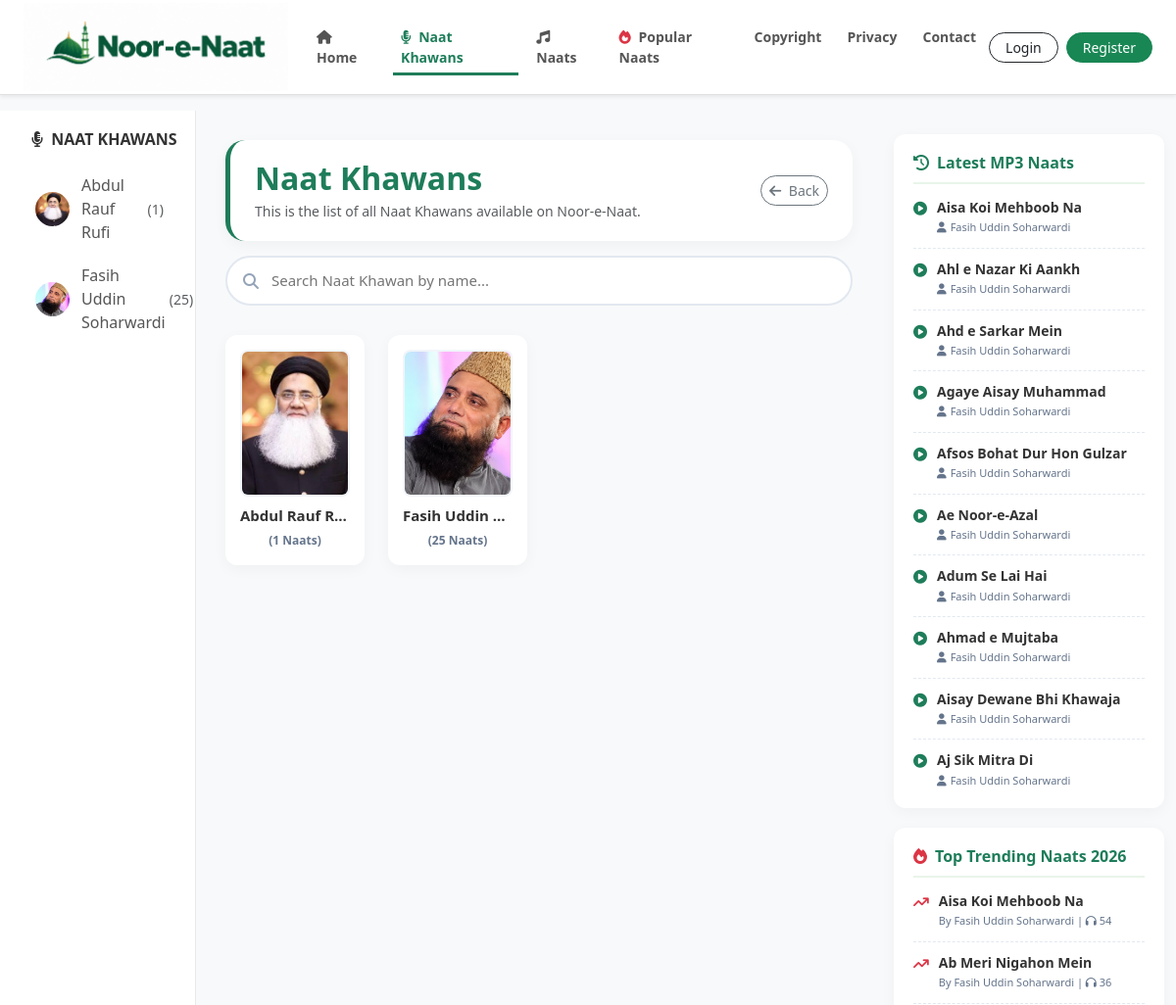
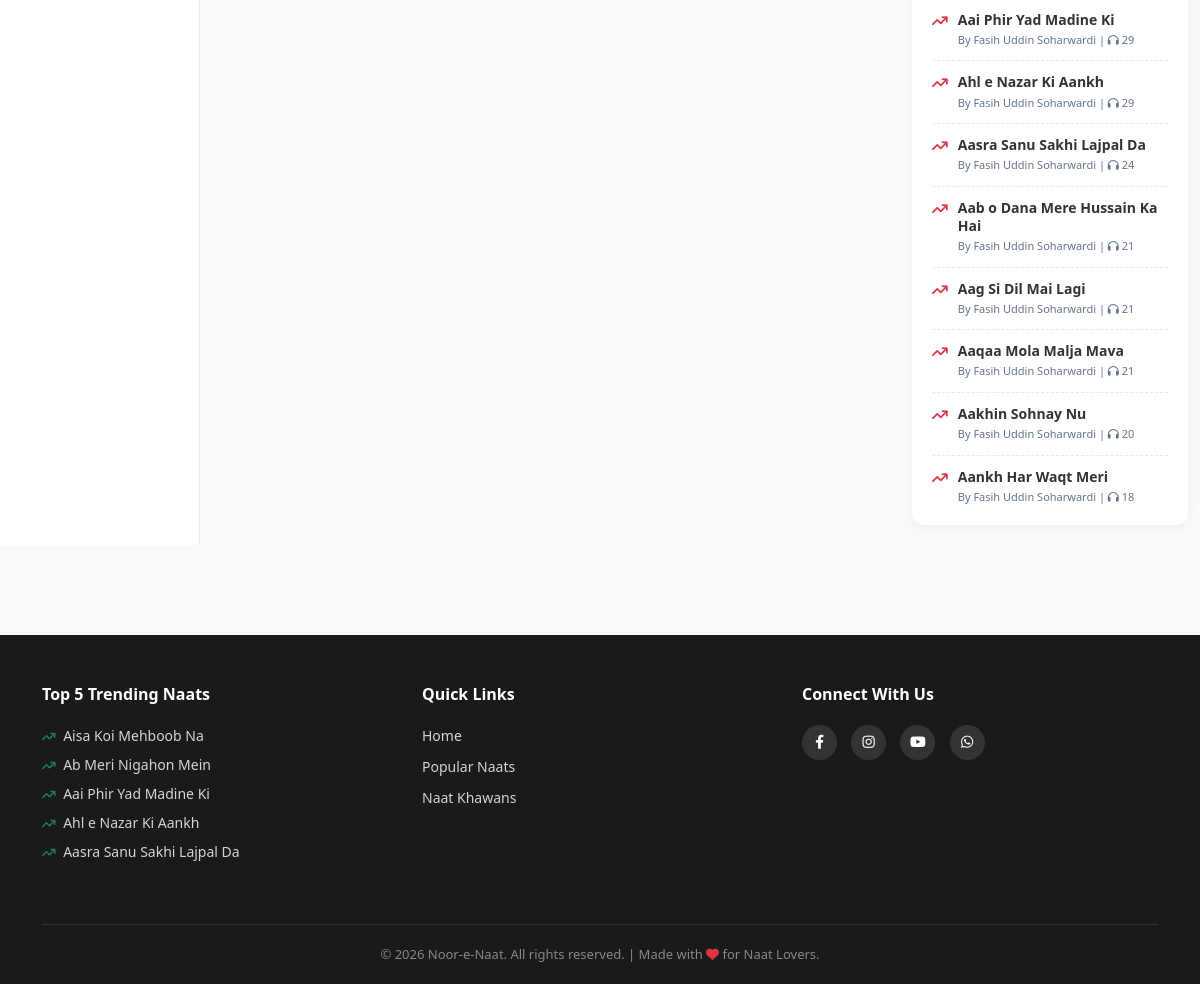
Page /naat-khawans/ on the committed database (2 pictures, top to bottom).
### naat_app/models.py (models this page shows, shortened)
class NaatKhawan(models.Model):
    name = models.CharField(max_length=200)
    image = models.ImageField(upload_to='naat_khawan/', blank=True, null=True)

class Naat(models.Model):
    title = models.CharField(max_length=200)
    naat_khawan = models.ForeignKey(NaatKhawan, on_delete=models.CASCADE, related_name='naats')
    audio_file = models.FileField(upload_to='naats/')
    uploaded_at = models.DateTimeField(auto_now_add=True)
    is_live = models.BooleanField(default=True)
    is_popular = models.BooleanField(default=False)
    views = models.IntegerField(default=0, help_text="Kitni dafa suni gayi")

### naat_app/views.py (the view)
# urls.py: path('naat-khawans/', views.all_naat_khawans, name='all_naat_khawans'),
def all_naat_khawans(request):
    khawans = NaatKhawan.objects.annotate(
        naat_count=Count('naats', filter=Q(naats__is_live=True))
    ).order_by('id')
    latest_naats = Naat.objects.filter(is_live=True).order_by('-uploaded_at')[:10]
    trending_naats = Naat.objects.filter(is_live=True).order_by('-views')[:10]
    context = {'khawans': khawans, 'latest_naats': latest_naats, 'trending_naats': trending_naats}
    return render(request, 'all_khawans.html', context)

### naat_app/templates/all_khawans.html (shortened to what this page needs)
{% extends 'base.html' %}
{% block content %}
<div class="container-fluid mt-3">
    <div class="row">
        <div class="col-md-3 col-lg-2 sidebar d-none d-md-block">
            <h5><i class="fa-solid fa-microphone-lines me-1"></i> Naat Khawans</h5>
            {% for khawan in khawans %}
                <a href="{% url 'khawan_profile' khawan.id %}" class="khawan-link">
                    {% if khawan.image %}<img src="{{ khawan.image.url }}" class="artist-img-sidebar" alt="{{ khawan.name }}">{% else %}<div class="artist-placeholder-sidebar"><i class="fa-solid fa-user"></i></div>{% endif %}
                    {{ khawan.name }} <span class="ms-1 text-muted small">({{ khawan.naat_count }})</span>
                </a>
            {% endfor %}
        </div>
        <div class="col-12 col-md-6 col-lg-7 main-content">
            <div class="sticky-wrapper">
                <div class="page-header d-flex justify-content-between align-items-center">
                    <div>
                        <h2 class="fw-bold mb-1" style="color: #1e7d5a;">Naat Khawans</h2>
                        <p class="text-muted mb-0" style="font-size: 14px;">This is the list of all Naat Khawans available on Noor-e-Naat.</p>
                    </div>
                    <a href="/" class="btn btn-outline-secondary btn-sm rounded-pill"><i class="fa-solid fa-arrow-left me-1"></i> Back</a>
                </div>
                <div class="search-container">
                    <i class="fa-solid fa-magnifying-glass"></i>
                    <input type="text" id="searchInput" placeholder="Search Naat Khawan by name..." autocomplete="off">
                </div>
            </div>
            <div class="row" id="khawansGrid">
                {% for khawan in khawans %}
                <div class="col-6 col-md-4 col-lg-3 mb-4 khawan-item">
                    <a href="{% url 'khawan_profile' khawan.id %}" class="khawan-card">
                        {% if khawan.image %}
                            <img src="{{ khawan.image.url }}" class="khawan-card-img" alt="{{ khawan.name }}">
                        {% else %}
                            <div class="khawan-card-placeholder"><i class="fa-solid fa-user"></i></div>
                        {% endif %}
                        <h5 class="text-truncate">{{ khawan.name }}</h5>
                        <small>({{ khawan.naat_count }} Naats)</small>
                    </a>
                </div>
                {% endfor %}
            </div>
        </div>
        <div class="col-md-3 col-lg-3 d-none d-md-block mt-4">
            <div class="right-widget">
                <h5><i class="fa-solid fa-clock-rotate-left me-2"></i>Latest MP3 Naats</h5>
                {% for l_naat in latest_naats %}
                <div class="widget-item">
                    <i class="fa-solid fa-circle-play widget-icon"></i>
                    <div class="widget-text">
                        <a href="{% url 'naat_detail' l_naat.id %}">{{ l_naat.title }}</a>
                        <small><i class="fa-solid fa-user me-1"></i>{{ l_naat.naat_khawan.name }}</small>
                    </div>
                </div>
                {% endfor %}
            </div>
            <div class="right-widget">
                <h5><i class="fa-solid fa-fire text-danger me-2"></i>Top Trending Naats 2026</h5>
                {% for t_naat in trending_naats %}
                <div class="widget-item">
                    <i class="fa-solid fa-arrow-trend-up text-danger widget-icon"></i>
                    <div class="widget-text">
                        <a href="{% url 'naat_detail' t_naat.id %}">{{ t_naat.title }}</a>
                        <small>By {{ t_naat.naat_khawan.name }} | <i class="fa-solid fa-headphones"></i> {{ t_naat.views }}</small>
                    </div>
                </div>
                {% endfor %}
            </div>
        </div>
    </div>
</div>
{% endblock %}

### naat_app/templates/base.html (shortened to what this page needs)
{% load static %}
<!DOCTYPE html>
<html lang="en">
<head>
    <link href="https://cdn.jsdelivr.net/npm/bootstrap@5.3.0/dist/css/bootstrap.min.css" rel="stylesheet">
    <link rel="stylesheet" href="https://cdnjs.cloudflare.com/ajax/libs/font-awesome/6.4.0/css/all.min.css">
</head>
<body>
    <nav class="navbar navbar-expand-lg sticky-top shadow-sm">
        <div class="container-fluid px-4">
            <a class="navbar-brand d-flex align-items-center" href="/">
                <img src="{% static 'images/logo.png' %}" alt="Noor-e-Naat Logo">
            </a>
            <div class="collapse navbar-collapse" id="navbarNav">
                <ul class="navbar-nav mx-auto">
                    <li class="nav-item">
                        <a class="nav-link {% if request.resolver_match.url_name == 'home' %}active{% endif %}" href="{% url 'home' %}"><i class="fa-solid fa-house me-1"></i> Home</a>
                    </li>
                    <li class="nav-item">
                        <a class="nav-link {% if request.resolver_match.url_name == 'all_naat_khawans' or request.resolver_match.url_name == 'khawan_profile' %}active{% endif %}" href="{% url 'all_naat_khawans' %}"><i class="fa-solid fa-microphone-lines me-1"></i> Naat Khawans</a>
                    </li>
                    <li class="nav-item">
                        <a class="nav-link {% if request.resolver_match.url_name == 'all_naats' %}active{% endif %}" href="{% url 'all_naats' %}"><i class="fa-solid fa-music me-1"></i> Naats</a>
                    </li>
                    <li class="nav-item">
                        <a class="nav-link {% if request.resolver_match.url_name == 'popular_naats' %}active{% endif %}" href="{% url 'popular_naats' %}"><i class="fa-solid fa-fire text-danger me-1"></i> Popular Naats</a>
                    </li>
                    <li class="nav-item"><a class="nav-link {% if request.resolver_match.url_name == 'copyright_page' %}active{% endif %}" href="{% url 'copyright_page' %}">Copyright</a></li>
                    <li class="nav-item"><a class="nav-link {% if request.resolver_match.url_name == 'privacy_page' %}active{% endif %}" href="{% url 'privacy_page' %}">Privacy</a></li>
                    <li class="nav-item"><a class="nav-link {% if request.resolver_match.url_name == 'contact_page' %}active{% endif %}" href="{% url 'contact_page' %}">Contact</a></li>
                </ul>
                <div class="d-flex align-items-center gap-2 mt-3 mt-lg-0">
                    {% if user.is_authenticated %}
                        <div class="dropdown">
                            <button class="btn btn-outline-success btn-sm rounded-pill px-3 dropdown-toggle w-100" type="button" data-bs-toggle="dropdown">
                                <i class="fa-solid fa-user-circle me-1"></i> {{ user.username }}
                            </button>
                            <ul class="dropdown-menu dropdown-menu-end shadow border-0">
                                <li><a class="dropdown-item" href="{% url 'change_password' %}"><i class="fa-solid fa-key me-2 text-muted"></i>Change Password</a></li>
                                <li><hr class="dropdown-divider"></li>
                                <li><a class="dropdown-item text-danger" href="{% url 'logout' %}"><i class="fa-solid fa-right-from-bracket me-2"></i>Logout</a></li>
                            </ul>
                        </div>
                    {% else %}
                        <a href="{% url 'login' %}" class="btn btn-outline-dark btn-sm rounded-pill px-3 w-100">Login</a>
                        <a href="{% url 'register' %}" class="btn btn-success btn-sm rounded-pill px-3 w-100">Register</a>
                    {% endif %}
                </div>
            </div>
        </div>
    </nav>
    <div class="content-wrapper">
        {% block content %}{% endblock %}
    </div>
    <footer class="footer">
        <div class="container">
            <div class="row">
                <div class="col-md-4 mb-4 text-center text-md-start">
                    <h5>Top 5 Trending Naats</h5>
                    {% for t_naat in trending_naats|slice:":5" %}
                        <a href="{% url 'naat_detail' t_naat.id %}?autoplay=1" class="text-truncate d-block" style="max-width: 250px; margin-bottom: 8px; color: #d1d5db;">
                            <i class="fa-solid fa-arrow-trend-up me-1" style="font-size: 12px; color: #1e7d5a;"></i>
                            {{ t_naat.title }}
                        </a>
                    {% empty %}
                        <p class="small text-muted">No trending naats available.</p>
                    {% endfor %}
                </div>
                <div class="col-md-4 mb-4 text-center text-md-start">
                    <h5>Quick Links</h5>
                    <a href="{% url 'home' %}">Home</a>
                    <a href="{% url 'popular_naats' %}">Popular Naats</a>
                    <a href="{% url 'all_naat_khawans' %}">Naat Khawans</a>
                </div>
                <div class="col-md-4 mb-4 text-center text-md-start">
                    <h5>Connect With Us</h5>
                    <div class="social-icons mt-2">
                        <a href="#"><i class="fa-brands fa-facebook-f"></i></a>
                        <a href="#"><i class="fa-brands fa-instagram"></i></a>
                        <a href="#"><i class="fa-brands fa-youtube"></i></a>
                        <a href="#"><i class="fa-brands fa-whatsapp"></i></a>
                    </div>
                </div>
            </div>
            <div class="footer-bottom">
                &copy; 2026 Noor-e-Naat. All rights reserved. | Made with <i class="fa-solid fa-heart text-danger"></i> for Naat Lovers.
            </div>
        </div>
    </footer>
</body>
</html>

### rows in the picture
NaatKhawan: image (picture), name "Abdul Rauf Rufi", naat_count "1", name "Abdul Rauf R…"
NaatKhawan: image (picture), name "Fasih Uddin Soharwardi", naat_count "25", name "Fasih Uddin…"
Naat: title "Aisa Koi Mehboob Na", naat_khawan.name "Fasih Uddin Soharwardi", views "54"
Naat: title "Ahl e Nazar Ki Aankh", naat_khawan.name "Fasih Uddin Soharwardi", views "29"
Naat: title "Ahd e Sarkar Mein", naat_khawan.name "Fasih Uddin Soharwardi"
Naat: title "Agaye Aisay Muhammad", naat_khawan.name "Fasih Uddin Soharwardi"
Naat: title "Afsos Bohat Dur Hon Gulzar", naat_khawan.name "Fasih Uddin Soharwardi"
Naat: title "Ae Noor-e-Azal", naat_khawan.name "Fasih Uddin Soharwardi"
Naat: title "Adum Se Lai Hai", naat_khawan.name "Fasih Uddin Soharwardi"
Naat: title "Ahmad e Mujtaba", naat_khawan.name "Fasih Uddin Soharwardi"
Naat: title "Aisay Dewane Bhi Khawaja", naat_khawan.name "Fasih Uddin Soharwardi"
Naat: title "Aj Sik Mitra Di", naat_khawan.name "Fasih Uddin Soharwardi"
Naat: title "Ab Meri Nigahon Mein", naat_khawan.name "Fasih Uddin Soharwardi", views "36"
Naat: title "Aai Phir Yad Madine Ki", naat_khawan.name "Fasih Uddin Soharwardi", views "29"
Naat: title "Aasra Sanu Sakhi Lajpal Da", naat_khawan.name "Fasih Uddin Soharwardi", views "24"
Naat: title "Aab o Dana Mere Hussain Ka Hai", naat_khawan.name "Fasih Uddin Soharwardi", views "21"
Naat: title "Aag Si Dil Mai Lagi", naat_khawan.name "Fasih Uddin Soharwardi", views "21"
Naat: title "Aaqaa Mola Malja Mava", naat_khawan.name "Fasih Uddin Soharwardi", views "21"
Naat: title "Aakhin Sohnay Nu", naat_khawan.name "Fasih Uddin Soharwardi", views "20"
Naat: title "Aankh Har Waqt Meri", naat_khawan.name "Fasih Uddin Soharwardi", views "18"
